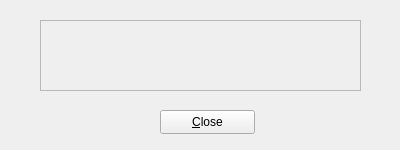
<?xml version="1.0" encoding="UTF-8"?>
<ui version="4.0">
 <class>infoBox</class>
 <widget class="QWidget" name="infoBox">
  <property name="geometry">
   <rect>
    <x>0</x>
    <y>0</y>
    <width>400</width>
    <height>150</height>
   </rect>
  </property>
  <property name="sizePolicy">
   <sizepolicy hsizetype="Fixed" vsizetype="Fixed">
    <horstretch>0</horstretch>
    <verstretch>0</verstretch>
   </sizepolicy>
  </property>
  <property name="minimumSize">
   <size>
    <width>400</width>
    <height>150</height>
   </size>
  </property>
  <property name="maximumSize">
   <size>
    <width>400</width>
    <height>150</height>
   </size>
  </property>
  <property name="windowTitle">
   <string>Info Box</string>
  </property>
  <widget class="QPushButton" name="closeButton">
   <property name="geometry">
    <rect>
     <x>160</x>
     <y>110</y>
     <width>95</width>
     <height>24</height>
    </rect>
   </property>
   <property name="text">
    <string>&amp;Close</string>
   </property>
  </widget>
  <widget class="QFrame" name="frame">
   <property name="geometry">
    <rect>
     <x>40</x>
     <y>20</y>
     <width>321</width>
     <height>71</height>
    </rect>
   </property>
   <property name="sizePolicy">
    <sizepolicy hsizetype="Fixed" vsizetype="Fixed">
     <horstretch>0</horstretch>
     <verstretch>0</verstretch>
    </sizepolicy>
   </property>
   <property name="frameShape">
    <enum>QFrame::StyledPanel</enum>
   </property>
   <property name="frameShadow">
    <enum>QFrame::Raised</enum>
   </property>
   <widget class="QLabel" name="label">
    <property name="geometry">
     <rect>
      <x>10</x>
      <y>10</y>
      <width>301</width>
      <height>51</height>
     </rect>
    </property>
    <property name="sizePolicy">
     <sizepolicy hsizetype="Fixed" vsizetype="Fixed">
      <horstretch>0</horstretch>
      <verstretch>0</verstretch>
     </sizepolicy>
    </property>
    <property name="frameShape">
     <enum>QFrame::NoFrame</enum>
    </property>
    <property name="frameShadow">
     <enum>QFrame::Plain</enum>
    </property>
    <property name="text">
     <string/>
    </property>
    <property name="scaledContents">
     <bool>false</bool>
    </property>
    <property name="alignment">
     <set>Qt::AlignLeading|Qt::AlignLeft|Qt::AlignTop</set>
    </property>
   </widget>
  </widget>
 </widget>
 <resources/>
 <connections/>
</ui>
